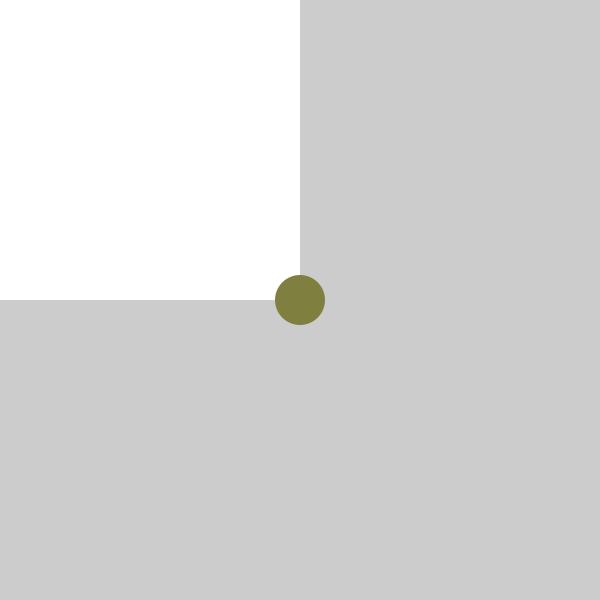
Frame 1 (no input)
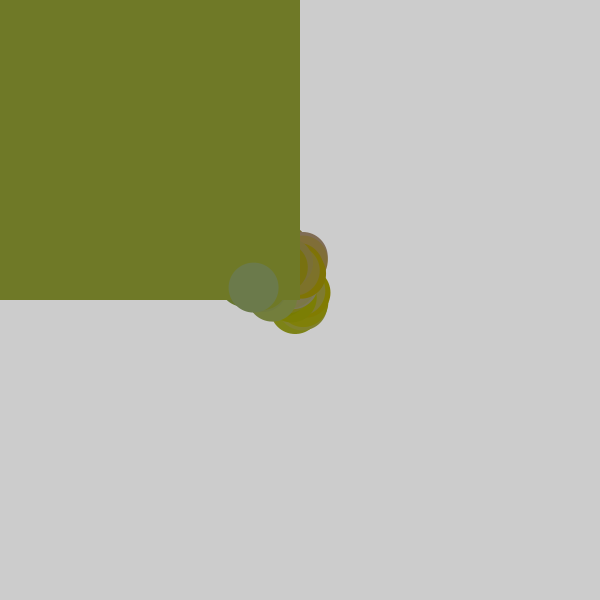
Frame 60 (the mouse pressed at the canvas centre just before this capture)
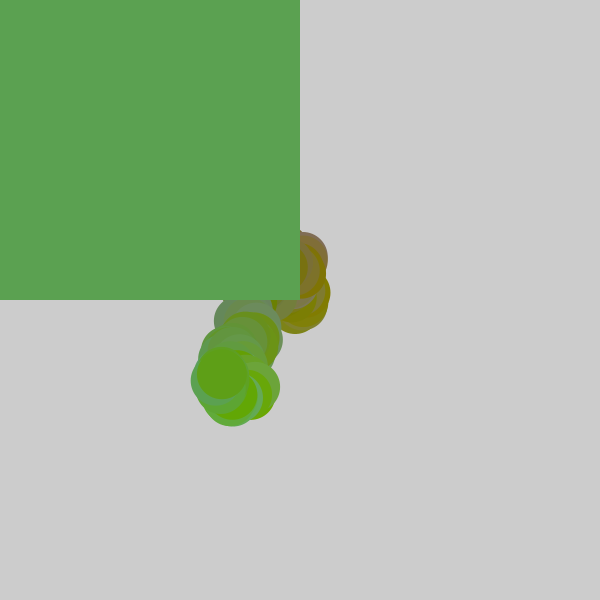
Frame 120 (the mouse held since frame 60 and released just before this capture)

The Processing sketch that drew these frames (run headless with seeded random() and noise(); from frame 60 on, the mouse is pressed at the canvas centre):

// Processing sketch: sketch_150423c_random
// ── sketch_150423c_random.pde
float xPos;
float yPos;


void setup(){
  size(600, 600);
  xPos = width/2;
  yPos = height/2;
  noStroke();
}

void draw(){

  // buttonflaeche oberes linkes viertel
  if(mouseX > 0 && mouseX < width/2 && mouseY > 0 && mouseY < height/2){
    // fill, stroke ... Aenderungen wirken sich nur zwischen pushStyle und popStyle aus
    pushStyle();
    fill(random(255), random(255),random(255));
    float durchmesser = random(5, 30);
    ellipse(random(width), random(height), durchmesser, durchmesser);
    popStyle();
  }
  
  rect(0, 0, width/2, height/2);
  
  // map funktion - wertebereiche umrechnene
  // Eingabewert xPos hat wertebereich 0 - width. 
  // wird umgerechnet auf werte von 0 - 255 und in redVal gespeichert
  float redVal = map(xPos, 0, width, 0, 255);
  float greenVal = map(yPos, 0, height, 0, 255);
  fill(redVal, greenVal, random(100));
  
  ellipse(xPos, yPos, 50, 50);
  // random -> zufällige Bewegung in x und y richtung
  xPos = xPos + random(-10, 10);
  yPos = yPos + random(-10, 10);
  
  // wenn die ellipse den das fenster verlässt - wieder auf Mittelpunkt setzten
  if(xPos > width + 25 || xPos < 0 - 25 || yPos < 0 - 25 || yPos > height + 25){
    xPos = width/2;
    yPos = height/2;
  }
  
} //<>//
